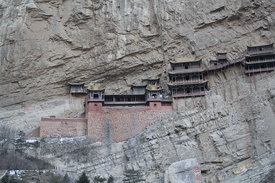
#> input picture HW04/data/Hanging1.png, 275 x 183 px, shrunk from 654 x 436 before the run
$ python main_proj.py
#> lines starting #> are read from the running program, lines starting #| are printed output that depends on the picture
#> (reads HW04/data/test.pkl from the repository)
### HW04/solution.py
import numpy as np
import cv2
import math
import random


# [57 lines left out: functions RANSACFilter, FindBestMatches, not called in this run]


def KeypointProjection(xy_points, h):
    assert isinstance(xy_points, np.ndarray)
    assert isinstance(h, np.ndarray)
    assert xy_points.shape[1] == 2
    assert h.shape == (3, 3)

    # START
    xy_points_out = []  # return할 point를 담을 배열
    homogeneous_xy = []  # homogeneous 로 변환한 point를 담을 배열
    for i in xy_points:
        tempArr_xy = np.transpose([i[0], i[1], 1])  # 각 2차원 포인트를 3차원으로 만든다. 이때 내적에 사용하기 위해 transpose()한다.
        homogeneous_xy.append(
            list(np.inner(h, tempArr_xy)))  # homogeneous 변환 된 점들을 h matrix과 3차원 좌표계로 표현된 행렬의 내적으로 표현된다.

    for j in homogeneous_xy:
        if j[2] != 0:  # 마지막 z 값이 0이 아니면 단순히 x. y 값에 z 값을 나누고, xy_points_out 배열에 추가
            xy_points_out.append([j[0] / j[2], j[1] / j[2]])
        else:
            REPZERO = math.exp(-10)  # 만일 z값이 0 이면, 근사된 값을 지정하여 나눈다.
            xy_points_out.append([j[0] / REPZERO, j[1] / REPZERO])

    xy_points_out = np.asarray(xy_points_out)

    # END
    return xy_points_out


# [70 lines left out: functions RANSACHomography, FindBestMatchesRANSAC, not called in this run]

### HW04/hw_utils.py
import pickle as pkl
import cv2
import numpy as np
import random
import solution as sol
from PIL import Image, ImageDraw
import csv
import math
import matplotlib.pyplot as plt
random.seed(1)


# [291 lines left out: functions MatchRANSAC, Match, ReadKeys, AppendImages, DisplayMatches, ReadData and 4 more, not called in this run]


def VisualizePointProj(xy_src, xy_ref, xy_proj, im_src, im_ref):
    assert isinstance(xy_src, np.ndarray)
    assert isinstance(xy_ref, np.ndarray)
    assert isinstance(xy_proj, np.ndarray)
    assert isinstance(im_src, np.ndarray)
    assert isinstance(im_ref, np.ndarray)
    assert xy_src.shape == xy_ref.shape
    assert xy_src.shape == xy_proj.shape

    fig, axes = plt.subplots(
        1, 2, figsize=(30, 30), gridspec_kw={'width_ratios': [1, 2]})
    for xy_a, xy_b in zip(xy_proj, xy_ref):
        x1, y1 = xy_a
        x2, y2 = xy_b
        axes[1].plot([x1, x2],[y1, y2], 'w-', linewidth=2)

    axes[0].imshow(im_src)
    axes[0].scatter(xy_src[:, 0], xy_src[:, 1], c='#fafba4', s=100, marker='.')
    axes[0].title.set_text('Source Image')

    axes[1].imshow(im_ref)
    axes[1].scatter(xy_proj[:, 0], xy_proj[:, 1], c='#fafba4', s=100, marker='.')
    axes[1].scatter(xy_ref[:, 0], xy_ref[:, 1], c='#d63447', s=100, marker='.')
    axes[1].title.set_text('Reference Image')
    # fig.show()
    # plt.savefig('Hanging1_Hanging2.png')
    plt.show()
    input('Press any key to exit the program')

### HW04/main_proj.py
from PIL import Image
import numpy as np
import pickle as pkl
import sys
import hw_utils as utils
import solution as sol


def main():
    with open('data/test.pkl', 'rb') as f:
        test_dict = pkl.load(f)

    # visualize 30 random matches
    num_pts = 30
    idx = np.random.permutation(test_dict['xy_src'].shape[0])[:num_pts]
    xy_src = test_dict['xy_src'][idx]
    xy_ref = test_dict['xy_ref'][idx]
    h = test_dict['h']

    # project the src keypoints to the reference frame using homography
    xy_proj = sol.KeypointProjection(xy_src, h)

    # visualize the results
    im_ref = np.array(Image.open('data/Hanging1.png'))
#> im_ref is the input picture: shape (183, 275, 4); mean R, G, B, A 129.8, 129.3, 131, 255
    im_src = np.array(Image.open('data/Hanging2.png'))
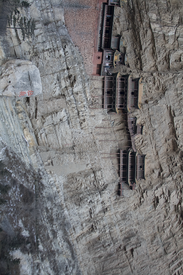
#> input picture HW04/data/Hanging2.png, 183 x 275 px, shrunk from 436 x 654 before the run
#> im_src is the input picture: shape (275, 183, 4); mean R, G, B, A 115.8, 115.2, 116.4, 255
    utils.VisualizePointProj(xy_src, xy_ref, xy_proj, im_src, im_ref)
#> in VisualizePointProj, `plt.show()`:
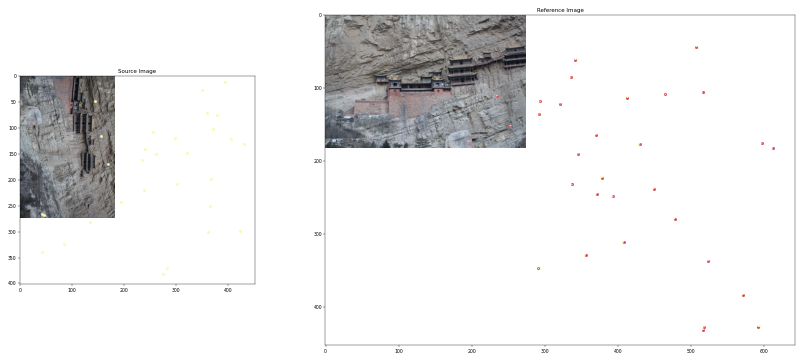
#> figure drawn by matplotlib, 2 panels

if __name__ == '__main__':
    main()
